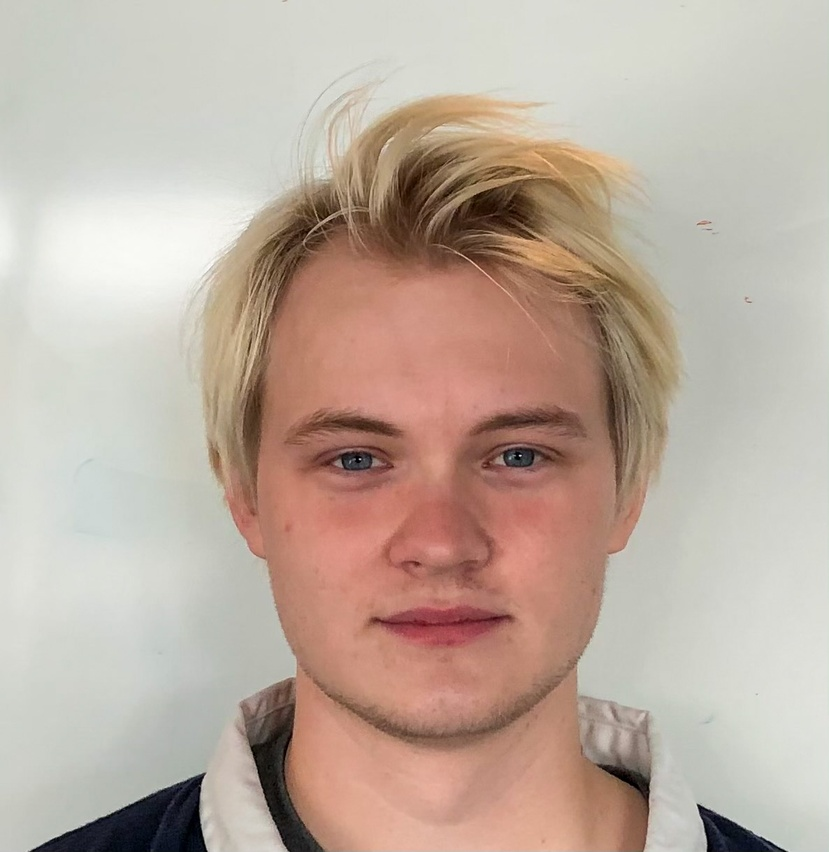
#> input picture data/img/test_image.jpg, 829 x 852 px, shrunk from 1186 x 1219 before the run, found by its file name
$ python facedetect.py   (older library calls are emulated)
#> lines starting #> are read from the running program, lines starting #| are printed output that depends on the picture; after the words box and inside, x2 and y2 are one past the last pixel; in counts of white or black regions, pixels touching at a corner belong together
import cv2

# Get user supplied values
cascPath = "haarcascade_frontalface_default.xml"

# Create the haar cascade
faceCascade = cv2.CascadeClassifier("src/haarcascade_frontalface_default.xml")

# Read the image
image = cv2.imread("data/img/test_image.jpg")
#> image is the input picture: shape (852, 829, 3); mean B, G, R 159.6, 172.1, 189.6
gray = cv2.cvtColor(image, cv2.COLOR_BGR2GRAY)
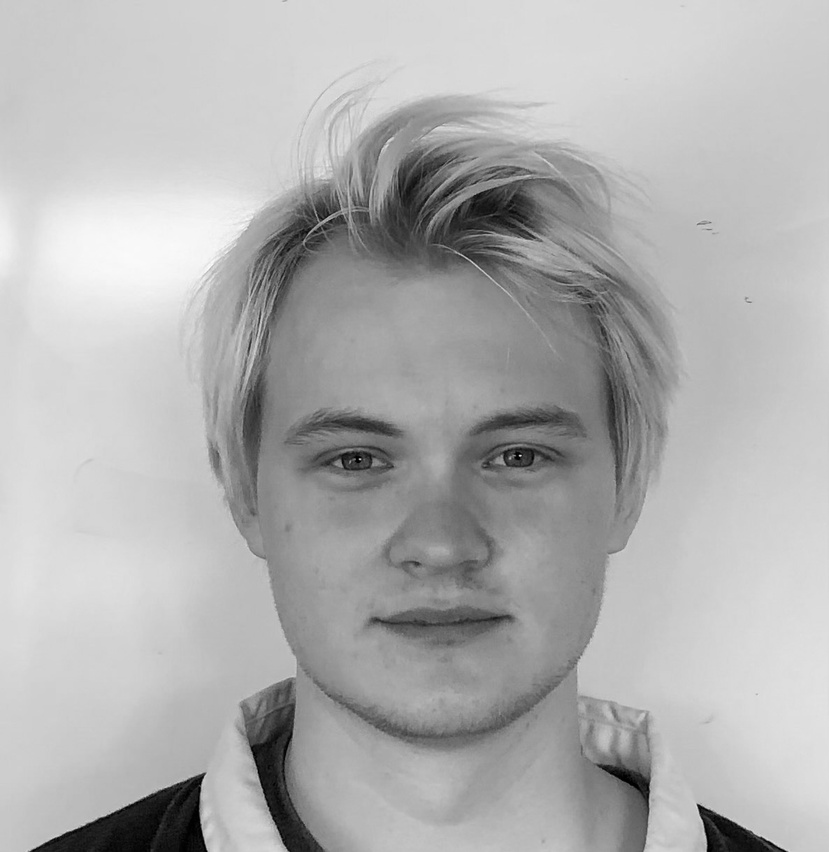
#> gray: shape (852, 829); min 0, max 253, mean 175.9

# Detect faces in the image
faces = faceCascade.detectMultiScale(
    gray,
    scaleFactor=1.1,
    minNeighbors=5,
    minSize=(30, 30)
    #flags = cv2.CV_HAAR_SCALE_IMAGE
)
#> faces = [[193, 267, 479, 479]]

print("Found {0} faces!".format(len(faces)))
#| Found 1 faces!

# Draw a rectangle around the faces
for (x, y, w, h) in faces:
    cv2.rectangle(image, (x, y), (x+w, y+h), (0, 255, 0), 2)
#> this loop made 1 pass
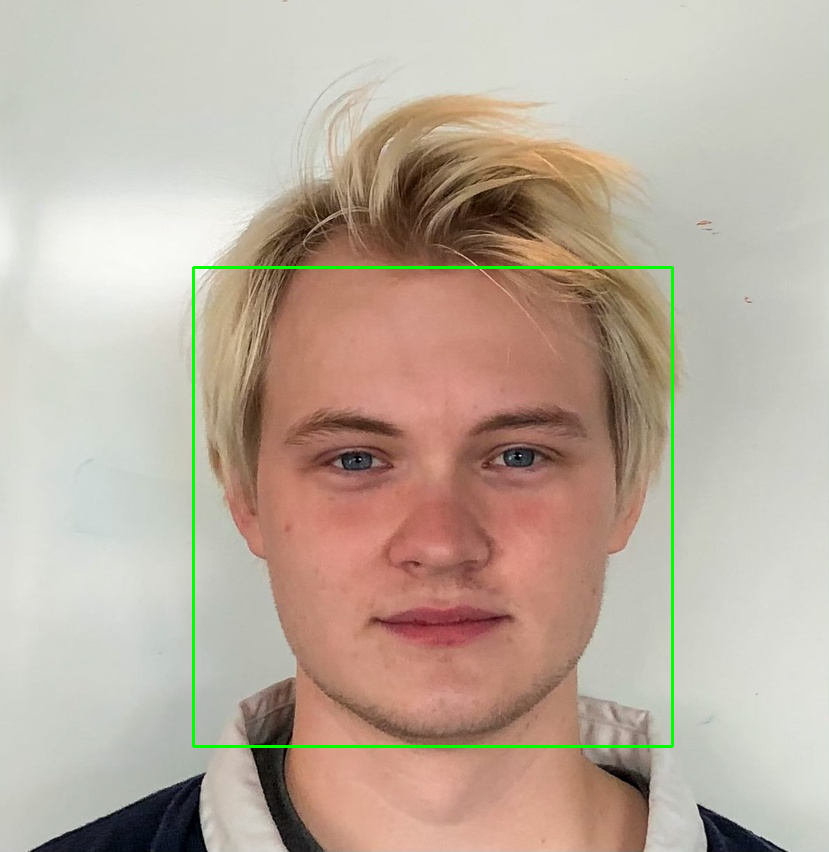
#> image: shape (852, 829, 3); 0.81% of pixels changed, all inside (x1, y1, x2, y2) = (192, 266, 674, 748)

cv2.imshow("Faces found", image)
cv2.waitKey(0)
